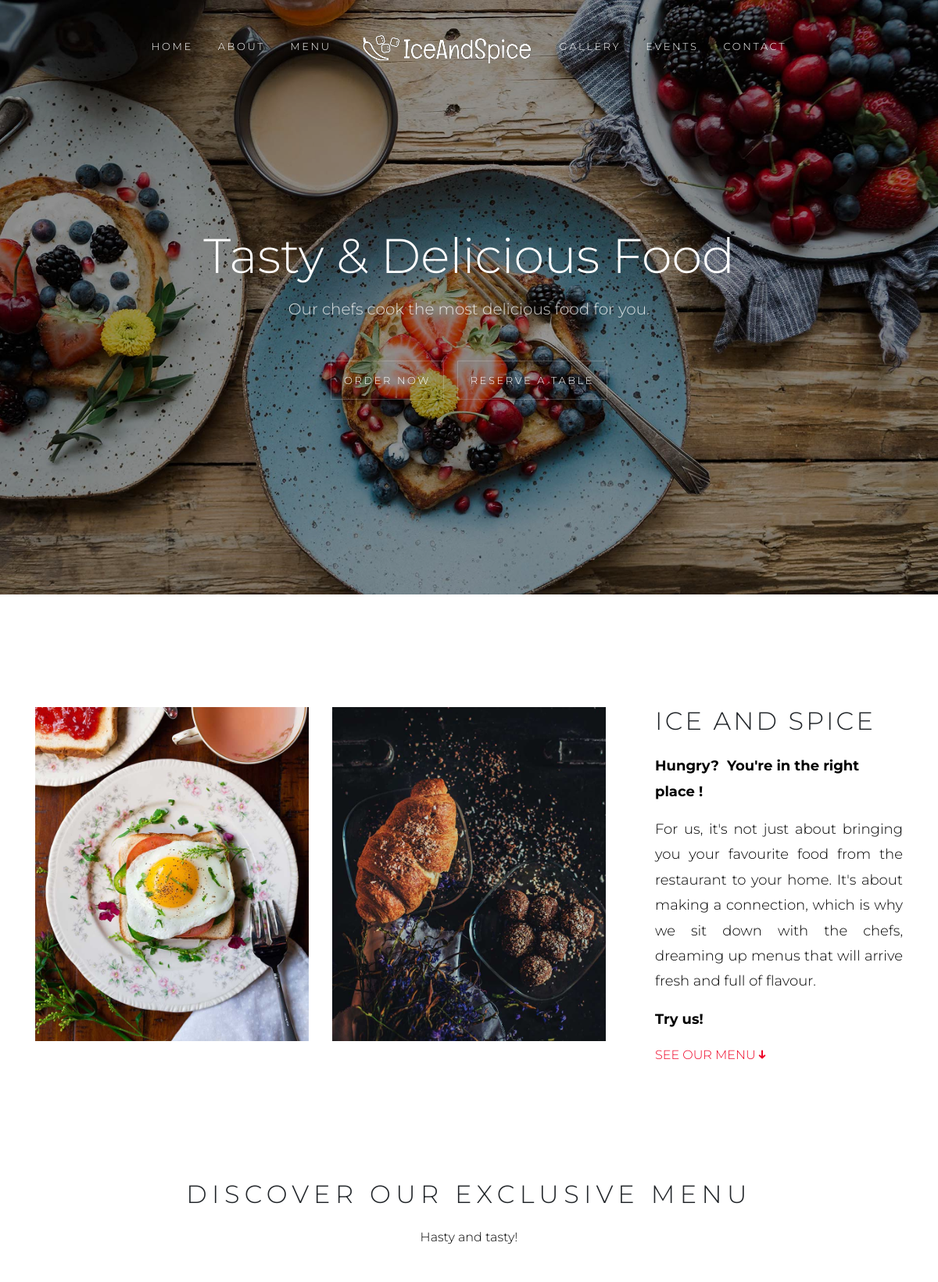
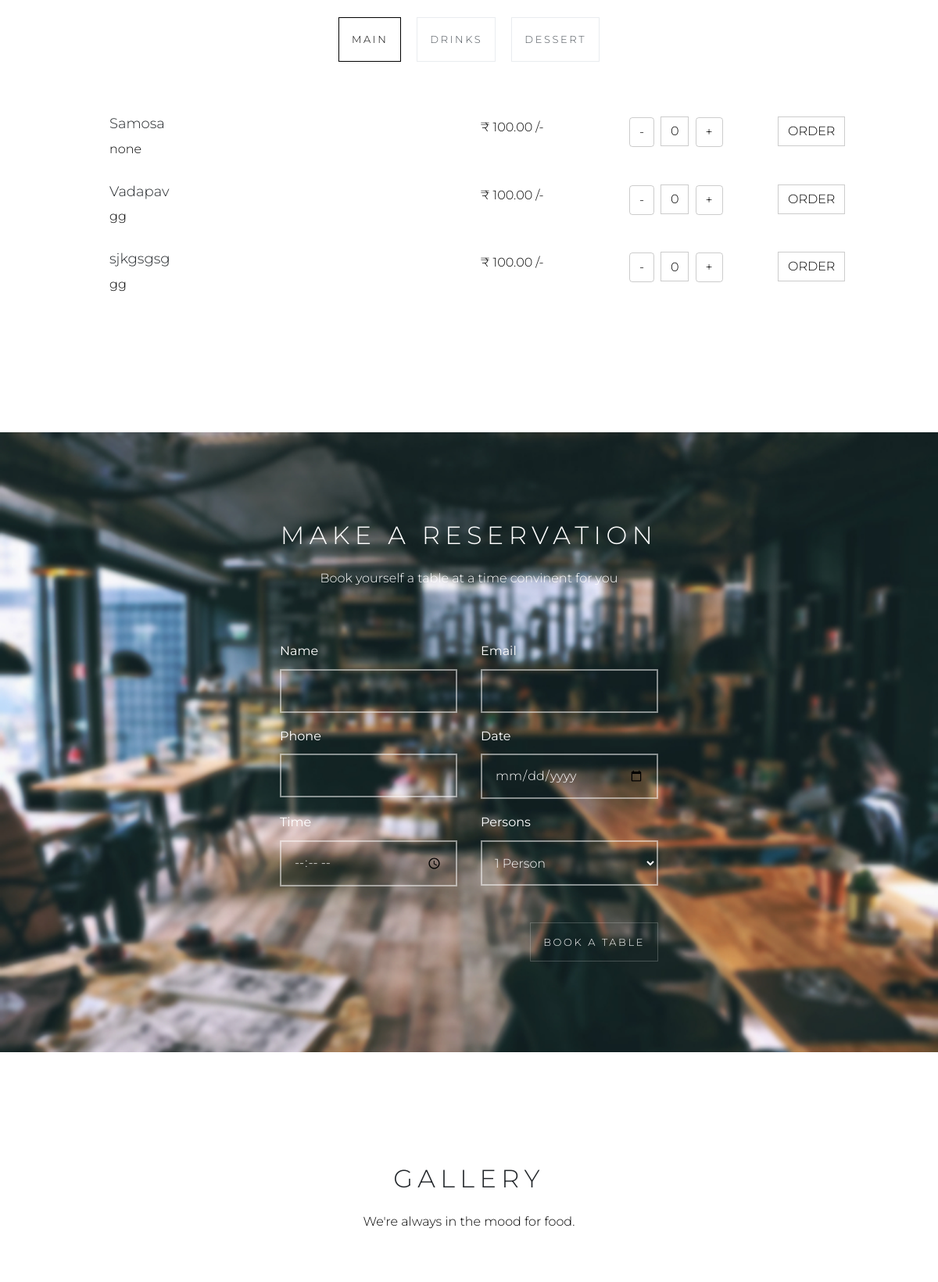
The page / (upper part) on the database its author committed (2 pictures, top to bottom).
### Menu/models.py (models this page shows, shortened)
class Menu(models.Model):
    id = models.IntegerField(default=randint(1000, 9999), primary_key=True, editable=False)
    item_name = models.CharField(max_length=20, default="None")
    item_desc = models.CharField(max_length=50, default="")
    category = models.CharField(max_length=10, choices=[("Main", "Main"), ("Drinks", "Drinks"), ("Desserts", "Desserts")], default="Main")
    status = models.CharField(max_length=3, choices=[("IN", "In Stock"), ("OUT", "Out of Stock")], default="IN")
    price = models.DecimalField(max_digits=5, decimal_places=2, default=100.00)

### IceAndSpice/views.py (the view)
# urls.py: path('', views.index, name='index'),
def index(request):
    context = menu.getmenu()
    return render(request, 'IceAndSpice/index.html', context=context)

### Menu/views.py (called while the page is built)
def getmenu(category=[]):
    data = {
        'menu': {
            'main': [item for item in Menu.objects.filter(category='Main').values()] or None,
            'drinks': [x for x in Menu.objects.filter(category__iexact='Drinks').values()] or None,
            'dessert': Menu.objects.filter(category__iexact='Dessert') or None,
        },
    }
    return data

### IceAndSpice/templates/IceAndSpice/index.html (shortened to what this page needs)
{% load static %}
<!DOCTYPE html>
<html lang="en">
  <head>
    <link rel="stylesheet" href="{% static 'css/bootstrap/bootstrap.css' %}">
    <link rel="stylesheet" href="https://use.fontawesome.com/releases/v5.11.2/css/all.css" />
    <link rel="stylesheet" href="{% static 'fonts/ionicons/css/ionicons.min.css' %}">
    <link rel="stylesheet" href="{% static 'css/magnific-popup.css' %}">
    <link rel="stylesheet" href="{% static 'fonts/fontawesome/css/font-awesome.min.css' %}">
    <link rel="stylesheet" href="{% static 'css/slick.css' %}">
    <link rel="stylesheet" href="{% static 'css/helpers.css' %}">
    <link rel="stylesheet" href="{% static 'css/style.css' %}">
    <link rel="stylesheet" href="{% static 'css/restaurant.css' %}">
  </head>
  <body data-spy="scroll" data-target="#pb-navbar" data-offset="200">
    <nav class="navbar navbar-expand-lg navbar-dark pb_navbar pb_scrolled-light" id="pb-navbar">
      <div class="container">
        <div class="collapse navbar-collapse justify-content-md-center" id="probootstrap-navbar">
          <ul class="navbar-nav">
            <li class="nav-item"><a class="nav-link text-uppercase pb_letter-spacing-2" href="#section-home">Home</a></li>
            <li class="nav-item"><a class="nav-link text-uppercase pb_letter-spacing-2" href="#section-about">About</a></li>
            <li class="nav-item"><a class="nav-link text-uppercase pb_letter-spacing-2" href="#section-menu">Menu</a></li>
            <li class="nav-item logo-center d-xl-block d-lg-block d-md-none d-sm-none d-none">
              <a class="nav-link text-uppercase pb_letter-spacing-2" href="/">
                <img src="{% static 'images/restaurant/logo-dark.png' %}" alt="IceAndSpice Logo" class="light">
              </a>
            </li>
            <li class="nav-item"><a class="nav-link text-uppercase pb_letter-spacing-2" href="#section-gallery">Gallery</a></li>
            <li class="nav-item"><a class="nav-link text-uppercase pb_letter-spacing-2" href="#section-events">Events</a></li>
            <li class="nav-item"><a class="nav-link text-uppercase pb_letter-spacing-2" href="#section-contact">Contact</a></li>
          </ul>
        </div>
      </div>
    </nav>
    <section class="pb_cover_v1 cover-bg-black cover-bg-opacity-4 text-center" style="background-image: url({% static 'images/restaurant/1900x1200/img_1.jpg' %}); background-size: cover;" id="section-home">
      <div class="container">
        <div class="row align-items-center justify-content-center">
          <div class="col-md-9  order-md-1">
            <h2 class="heading mb-3 pt-4">Tasty & Delicious Food</h2>
            <div class="sub-heading"><p class="mb-5">Our chefs cook the most delicious food for you.</p></div>
            <a href="#section-menu" role="button" class="btn smoothscroll pb_outline-light rounded-0 btn-xl pb_font-13 pb_letter-spacing-2 p-3">Order Now</a>&nbsp;&nbsp;&nbsp;
            <a href="#section-reserve-table" role="button" class="btn smoothscroll pb_outline-light rounded-0 btn-xl pb_font-13 pb_letter-spacing-2 p-3">Reserve a table</a>
          </div>
        </div>
      </div>
    </section>
    <section class="pb_section" id="section-about" style=" padding-bottom: 0px !important;">
      <div class="container">
        <div class="row">
          <div class="col-lg-8 mb-5">
            <div class="row">
              <div class="col">
                <p><img src="{% static 'images/restaurant/800x975/img_1.jpg' %}" alt="Instant Image" class="img-fluid"></p>
              </div>
              <div class="col">
                <p><img src="{% static 'images/restaurant/800x975/img_2.jpg' %}" alt="Instant Image" class="img-fluid"></p>
              </div>
            </div>
          </div>
          <div class="col-lg-4 pl-lg-5 pl-lg-0">
            <h2 class="mb-4 text-uppercase pb_letter-spacing-1">Ice And Spice</h2>
            <p style="font-size: 18px; font-weight: bold;">Hungry?&nbsp; You're in the right place !</p>
            <p style="text-align: justify; font-size: 18px;">For us, it's not just about bringing you your favourite food from the restaurant to your home. It's about making a connection, which is why we sit down with the chefs, dreaming up menus that will arrive fresh and full of flavour.</p>
            <p style="font-size: 18px; font-weight: bold;">Try us!</p>
            <p><a href="#section-menu" class="smoothscroll text-danger text-uppercase">See our menu <i class="ion-arrow-down-c"></i></a></p>
          </div>
        </div>
      </div>
    </section>
    <section class="pb_section" id="section-menu">
      <div class="container" style="margin-top: -30px;">
        <div class="row justify-content-center mb-5">
          <div class="col-md-10 text-center">
            <h2 class="mb-4 text-uppercase pb_letter-spacing-2">Discover our exclusive menu</h2>
            <p class="sub-heading">Hasty and tasty!</p>
          </div>
        </div>
        <div class="row">
          <div class="col">
            <ul class="nav justify-content-center pb_tab_v1">
              {% for category in menu %}
                <li class="nav-item">
                  <a class="nav-link{% if forloop.first %} active{% endif %} p-3" data-toggle="list" href="#{{category}}" role="tab">{{category}}</a>
                </li>
              {% endfor %}
            </ul>
            <div class="tab-content">
              {% for category, items in menu.items %}
                <div class="tab-pane fade show{% if forloop.first %} active {% endif %}" id="{{category}}" role="tabpanel">
                  <div class="row">
                    <div class="col-md">
                      <ul class="list-unstyled pb_food-menu">
                        {% for item in items %}
                          <li>
                            <div class="row justify-content-center">
                              <div class="col-lg-5">
                                <h3 class="pb_font-18 font-weight-bold">{{item.item_name}}</h3>
                                <p class="mb-0">{{item.item_desc}}</p>
                              </div>
                              <div class="col-lg-2">
                                <span class="price">&#x20B9; {{item.price}} /-</span>
                              </div>
                              <div class="col-lg-2 pb-2">
                                <button onclick="decrement({{item.id}})" class="btn pb_outline-dark">-</button>&nbsp;
                                <input id="quantity-{{item.id}}" name="quantity" class="pb_outline-dark text-center" type="number" min=0 max=20 style="height: 38px; width: 36px;" value=0>&nbsp;
                                <button onclick="increment({{item.id}})" class="btn pb_outline-dark">+</button>
                              </div>
                              <div class="col-lg-1">
                                <button type="button" onclick="openModal({{item.id}}, '{{item.item_name}}', '{{item.price}}')" data-toggle="modal" data-target="#orderModal" class="btn rounded-0 pb_outline-dark">Order</button>
                              </div>
                            </div>
                          </li>
                        {% endfor %}
                      </ul>
                    </div>
                  </div>
                </div>
              {% endfor %}
            </div>
          </div>
        </div>
      </div>
    </section>
    <section class="pb_section pt-6 pb-0" id="section-reserve-table" style="background-image: url({% static 'images/restaurant/800x975/bg_1.jpg' %}); background-repeat: no-repeat; background-size: cover; ">
      <div class="container" style="margin-top: -30px;">
        <div class="row justify-content-center mb-5">
          <div class="col-md-10 text-center">
            <h2 class="mb-4 text-uppercase pb_letter-spacing-2" style="color: white;">Make a Reservation</h2>
            <p style="color: #FFF">Book yourself a table at a time convinent for you</p>
          </div>
        </div>
        <div class="container pt-0" style="padding-bottom: 100px; color: #FFF; width: 80%; font-weight: bolder;">
          <div class="row justify-content-md-center">
            <form action="#book-table" method="POST">
                <div class="row">
                  <div class="col-md">
                    <div class="form-group">
                      <label for="name">Name</label>
                      <input type="text" name="name" class="form-control p-3 pb_outline-r-light rounded-0" id="name" required>
                    </div>
                  </div>
                  <div class="col-md">
                    <div class="form-group">
                      <label for="email">Email</label>
                      <input type="text" name="email" class="form-control p-3 pb_outline-r-light rounded-0" id="email" pattern="^[a-zA-Z0-9+_.-]+@[a-zA-Z0-9.-]+[.][a-zA-Z0-9+_.-]+$" title="Enter Valid Email" required>
                    </div>
                  </div>
                </div>
                <div class="row">
                  <div class="col-md">
                    <div class="form-group">
                      <label for="phone">Phone</label>
                      <input type="number" name="phone" class="form-control p-3 pb_outline-r-light rounded-0" id="phone" pattern="^\d{10}$" required>
                    </div>
                  </div>
                  <div class="col-md">
                    <div class="form-group">
                      <label for="date">Date</label>
                      <input type="date" name="date" class="form-control p-3 pb_outline-r-light rounded-0" id="date" required>
                    </div>
                  </div>
                </div>
                <div class="row">
                  <div class="col-md">
                    <div class="form-group">
                      <label for="time">Time</label>
                      <input type="time" name="time" class="form-control pb_outline-r-light p-3 rounded-0" id="time" required>
                    </div>
                  </div>
                  <div class="col-md">
                    <div class="form-group">
                      <label for="person" >Persons</label>
                      <select name="person" class="form-control pb_outline-r-light rounded-0" id="person" required style="height: 58px">
                        <option class="pb_outline-r-light" value="1" style="color: black;">1 Person</option>
                      </select>
                    </div>
                  </div>
                </div>
                <div class="form-group" style="float: right;">
                  <input type="submit" name="book" class="btn pb_outline-light pb_font-13 pb_letter-spacing-2  p-3 rounded-0" value="Book a Table" id="book" style="margin-top: 30px;">
                </div>
            </form>
          </div>
        </div>
      </div>
    </section>
    <section class="pb_section" id="section-gallery">
      <div class="container">
        <div class="row justify-content-center mb-5">
          <div class="col-md-10 text-center">
            <h2 class="mb-4 text-uppercase pb_letter-spacing-2">Gallery</h2>
            <p class="sub-heading">We're always in the mood for food.</p>
          </div>
        </div>
      </div>
    </section>
  </body>
</html>

### IceAndSpice/static/css/style.css (style rules this page uses)
.pb_cover, .pb_cover_v1, .pb_cover_v2, .pb_cover_v3, .pb_cover_v4 { position: relative; height: 95vh; }
.pb_cover > .container, .pb_cover_v1 > .container, .pb_cover_v2 > .container, .pb_cover_v3 > .container, .pb_cover_v4 > .container { position: relative; }
.pb_cover > .container > .row, .pb_cover_v1 > .container > .row, .pb_cover_v2 > .container > .row, .pb_cover_v3 > .container > .row, .pb_cover_v4 > .container > .row { height: 95vh; }
.pb_cover .heading, .pb_cover_v1 .heading, .pb_cover_v2 .heading, .pb_cover_v3 .heading, .pb_cover_v4 .heading { font-size: 62px; color: white; font-weight: 300; margin-top: 20px; margin-bottom: 0px; }
.pb_cover .sub-heading, .pb_cover_v1 .sub-heading, .pb_cover_v2 .sub-heading, .pb_cover_v3 .sub-heading, .pb_cover_v4 .sub-heading { font-size: 20px; color: rgba(255, 255, 255, 0.8); max-width: 600px; float: left; }
.pb_cover.text-center .sub-heading, .pb_cover_v1.text-center .sub-heading, .pb_cover_v2.text-center .sub-heading, .pb_cover_v3.text-center .sub-heading, .pb_cover_v4.text-center .sub-heading { margin: 0 auto; float: none; }
.cover-bg-black, .cover-bg-white, .cover-bg-blue, .cover-bg-indigo, .cover-bg-purple, .cover-bg-pink, .cover-bg-red, .cover-bg-orange, .cover-bg-yellow, .cover-bg-green, .cover-bg-cyan { position: relative; }
.cover-bg-black:before, .cover-bg-white:before, .cover-bg-blue:before, .cover-bg-indigo:before, .cover-bg-purple:before, .cover-bg-pink:before, .cover-bg-red:before, .cover-bg-orange:before, .cover-bg-yellow:before, .cover-bg-green:before, .cover-bg-cyan:before { position: absolute; top: 0; left: 0; right: 0; bottom: 0; content: ""; }
.cover-bg-opacity-4:before { opacity: .4; }
.cover-bg-black:before { background: black; }
input, select, textarea { font-weight: 300; color: rgba(0, 0, 0, 0.7); }
.pb_outline-light { border: 1px solid rgba(255, 255, 255, 0.2); text-transform: uppercase; background: none; color: white; }
.pb_outline-dark { border: 1px solid rgba(0, 0, 0, 0.2); text-transform: uppercase; color: black; background: none; }
html { overflow-x: hidden; font-size: 1em; }
body { font-family: "Montserrat", Arial, sans-serif; }
input, textarea, p { font-weight: 300; }
h1, h2, h3, h4, h5, h6 { font-weight: 300 !important; }
a { -webkit-transition: .3s all ease; -o-transition: .3s all ease; transition: .3s all ease; }
.bg_image, .pb_sm_py_cover, .pb_md_py_cover, .pb_lg_py_cover, .pb_xl_py_cover, .pb_cover, .pb_cover_v1, .pb_cover_v2, .pb_cover_v3, .pb_cover_v4, .pb_slide_v2 .slide_content > .pb_content-media { background-size: cover; background-position: center center; background-repeat: no-repeat; }
.pb_navbar { position: absolute; top: 0; left: 0; z-index: 100; width: 100%; font-family: "Montserrat", Arial, sans-serif; }
.pb_navbar > .container { position: relative; }
.pb_navbar ul > li > a { color: white !important; }
.pb_navbar ul > li > a.active { color: white !important; }
.pb_navbar .nav-link { font-size: 15px; padding-left: 1rem !important; padding-right: 1rem !important; }
.pb_section { padding: 9em 0; position: relative; display: block; }

### IceAndSpice/static/css/restaurant.css (style rules this page uses)
a { color: #000; }
.pb_navbar ul li a { font-size: 13px !important; border-bottom: none; }
.pb_navbar .logo-center a { margin-top: -10px; }
.pb_navbar .logo-center a .light { display: block; }
.pb_food-menu li { margin-bottom: 30px; position: relative; }
.pb_food-menu li .price { color: #000; }
.pb_tab_v1 { margin-bottom: 70px; }
.pb_tab_v1 .nav-item a { color: #495057; border: 1px solid #e9ecef; padding-top: 2px; padding-bottom: 2px; margin: 0 10px; text-transform: uppercase; font-size: 13px; letter-spacing: .2em; }
.pb_tab_v1 .nav-item a.active { border: 1px solid #000; color: #000; }

### IceAndSpice/templates/IceAndSpice/index.html (style rules this page uses)
input[type=number] { -moz-appearance: textfield; }
.pb_outline-r-light { border: 2px solid rgba(255, 255, 255, 0.5); background: none; color: #FFF; }
body { color: black !important; overflow-x: hidden; }

### rows shown on the page
Menu: item_name "Samosa", item_desc "none", price "100.00"
Menu: item_name "Vadapav", item_desc "gg", price "100.00"
Menu: item_name "sjkgsgsg", item_desc "gg", price "100.00"

### other values the page prints
{{ category }} "MAIN" "DRINKS" "DESSERT"
